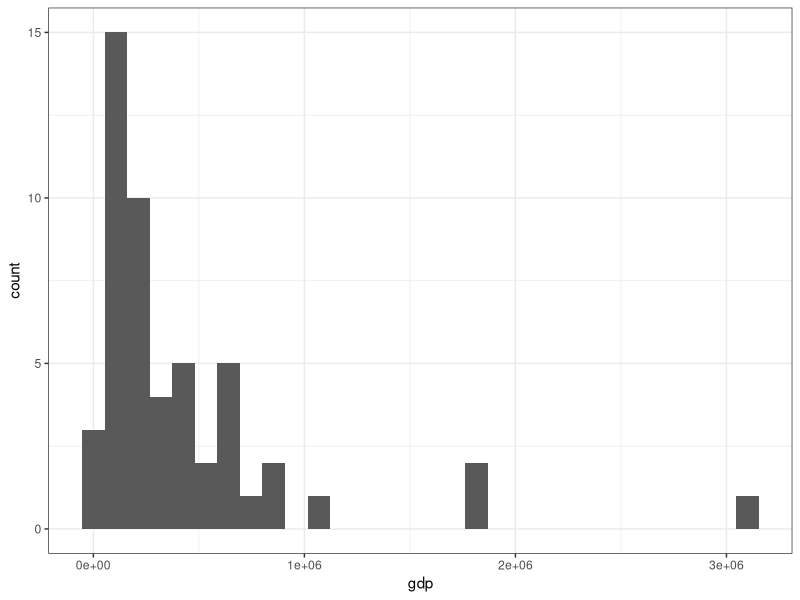
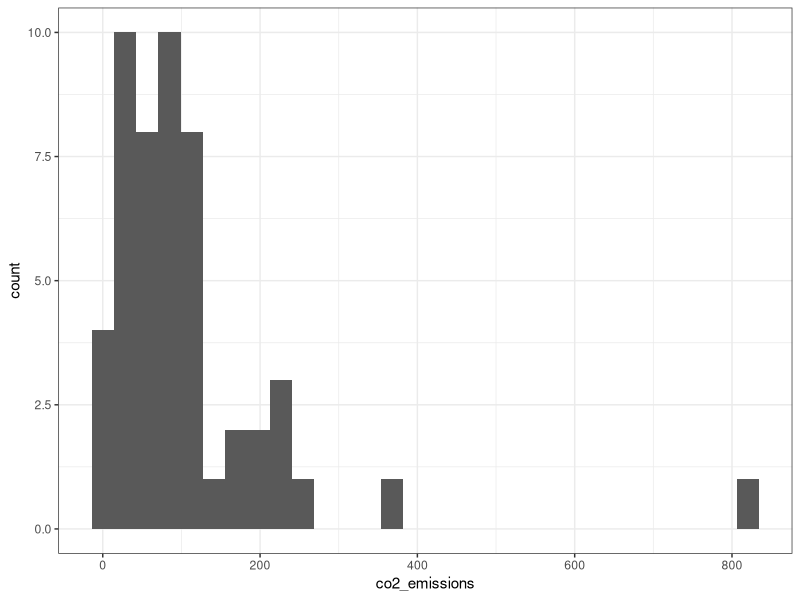
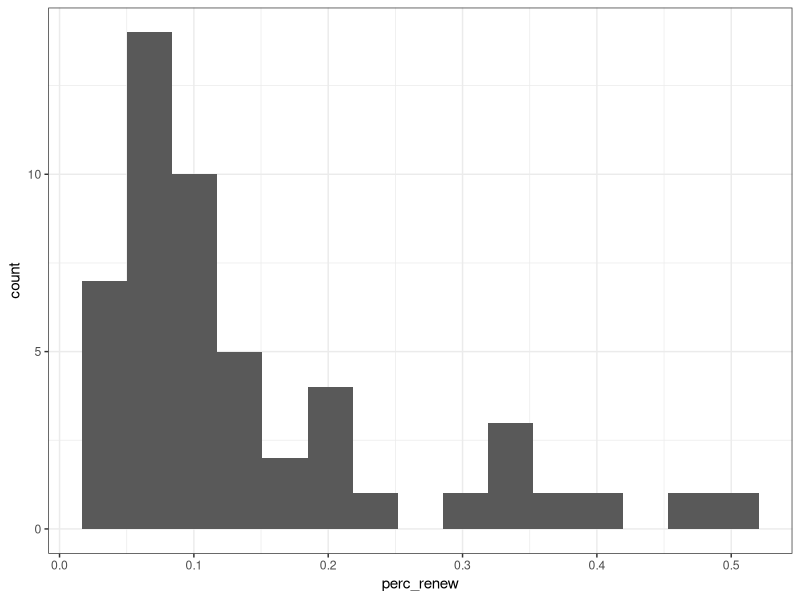

The R script that drew these images, in order:
library(here)
library(tidyverse)

climate <- read_csv(here("data", "climate_clean.csv"))

# Univariate Analysis

ggplot(climate)+
  geom_histogram(aes(x = gdp))+
  theme_bw()

summary(climate$gdp)

ggplot(climate)+
  geom_histogram(aes(x = co2_emissions))+
  theme_bw()

summary(climate$co2_emissions)

ggplot(climate)+
  geom_histogram(aes(x = perc_renew), bins = 15)+
  theme_bw()

summary(climate$perc_renew)



# Bivariate Analysis